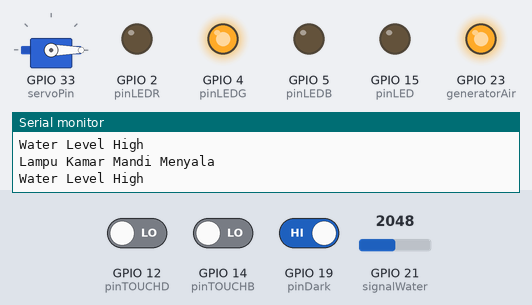
This sketch was run on a simulated ESP32. On the bench: servo, output pins drawn as LEDs (lit = HIGH), the last lines printed to the serial monitor. The inputs (shaded band) are chosen by the test bench; at power-on: GPIO 19 (pinDark) HIGH, GPIO 12 (pinTOUCHD) LOW, GPIO 14 (pinTOUCHB) LOW, GPIO 21 (signalWater) = 2048.

Above: at 8.5 s.
8.6 s: GPIO 19 (pinDark) driven LOW
At 12.0 s:
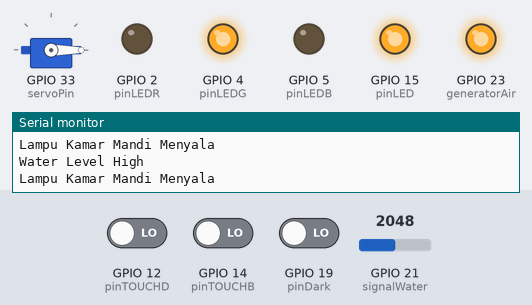
15.9 s: GPIO 19 (pinDark) driven HIGH
At 19.4 s:
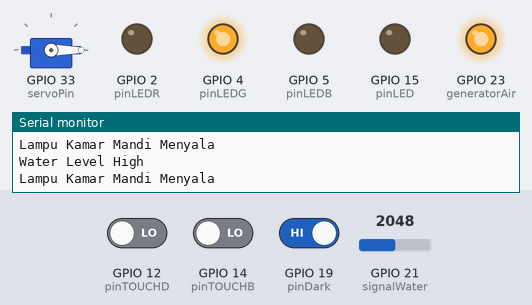
23.2 s: GPIO 12 (pinTOUCHD) driven HIGH and GPIO 14 (pinTOUCHB) driven HIGH
At 26.7 s:
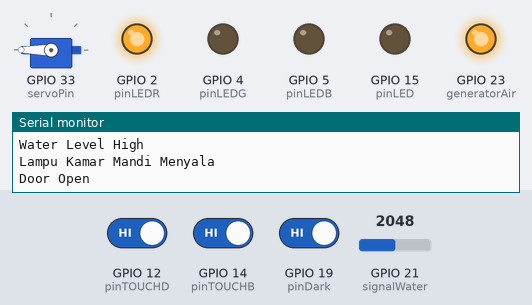
37.2 s: GPIO 19 (pinDark) driven LOW
At 50.6 s:
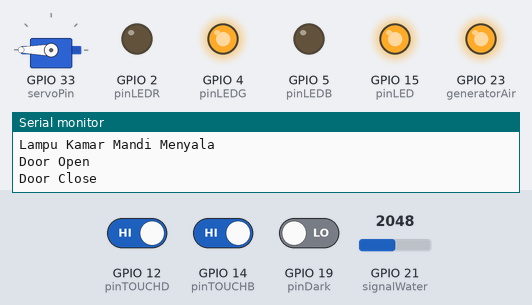
51.2 s: GPIO 12 (pinTOUCHD) driven LOW
At 52.2 s:
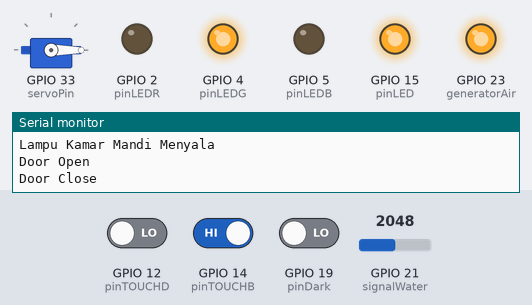
Timing chart, 0 to 54.2 s (numbered marks = the images above; inputs shaded):
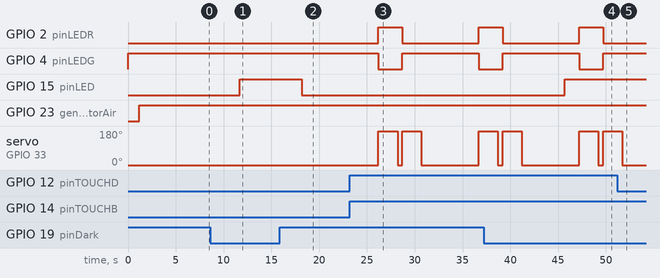

The sketch:

prjk5.ino
```cpp
#include <ESP32Servo.h>

//pin servo
#define servoPin 33

//pin sensor water
#define signalWater 21

//pin generator water
#define generatorAir 23

//pin led penanda
#define pinLED 15
#define pinLEDG 4
#define pinLEDR 2
#define pinLEDB 5

//pin touch sensor
#define pinTOUCHD 12
#define pinTOUCHB 14

//pin dark sensor
#define pinDark 19


//variable penentu
int status = 0;
int doorOpen = 0;
int servoAngle = 0;
int statusTouchD = LOW;
int statusTouchB = HIGH;
int STATUSLED = LOW;
int STATUSLEDB = LOW;
int STATUSLEDG = HIGH;
int STATUSLEDR = LOW;
int STATUSGENERATORAIR = LOW;


//definition
int currentState;
int previousState;
int waterLevel;
int drakState;

Servo myservo;


void setup() {
  Serial.begin(9600);
  Serial.println("hello word");
  //SERVP SETUP
  pinMode(servoPin, OUTPUT);
  myservo.attach(servoPin);
  myservo.write(0);
  //WATER LEVEL SETUP
  pinMode(signalWater, INPUT);
  //GENERATOR AIR SETUP
  pinMode(generatorAir, OUTPUT);
  digitalWrite(generatorAir, STATUSGENERATORAIR);
  //LED SETUP
  pinMode(pinLED, OUTPUT);
  pinMode(pinLEDG, OUTPUT);
  pinMode(pinLEDR, OUTPUT);
  pinMode(pinLEDB, OUTPUT);
  //TOUCH SENSOR SETUP
  pinMode(pinTOUCHD, INPUT);
  pinMode(pinTOUCHB, INPUT);
  //darkSensor setup
  pinMode(pinDark, INPUT);
}

void loop() {
  //LED definition programs
  digitalWrite(pinLED, STATUSLED);
  digitalWrite(pinLEDG, STATUSLEDR);
  digitalWrite(pinLEDG, STATUSLEDG);
  digitalWrite(pinLEDB, STATUSLEDB);
  delay(200);

  currentState = digitalRead(pinTOUCHD);
  if(doorOpen == 0 && statusTouchD == LOW && currentState == HIGH) {
    if(STATUSLEDG == HIGH) {
      doorOpen = 1;
      STATUSLEDG = LOW;
      STATUSLEDR = HIGH;
    }
    Serial.println("Door Open");
    myservo.write(180);
    digitalWrite(pinLEDG, STATUSLEDG);
    digitalWrite(pinLEDR, STATUSLEDR);
    delay(2000);
    myservo.write(0);
    statusTouchD = HIGH;
    statusTouchB = LOW;
  }

  delay(500);

  previousState = digitalRead(pinTOUCHB);
  if(doorOpen == 1 && statusTouchB == LOW && previousState == HIGH){
    if(STATUSLEDR == HIGH) {
      doorOpen = 0;
      STATUSLEDR = LOW;
      STATUSLEDG = HIGH;
    }
    Serial.println("Door Close");
    myservo.write(180);
    digitalWrite(pinLEDG, STATUSLEDG);
    digitalWrite(pinLEDR, STATUSLEDR);
    delay(2000);
    myservo.write(0);
    statusTouchB = HIGH;
    statusTouchD = LOW;
  }

  delay(500);

  waterLevel = analogRead(signalWater);
  if(waterLevel < 2300) {
    Serial.println("Water Level High");
    STATUSGENERATORAIR = HIGH;
    digitalWrite(generatorAir, STATUSGENERATORAIR);
    delay(3000);
    if(waterLevel > 2300){
      STATUSGENERATORAIR = LOW;
      digitalWrite(generatorAir, STATUSGENERATORAIR);
    }
    delay(500);
  }

  delay(500);

  drakState = digitalRead(pinDark);
  if(drakState == LOW) {
    Serial.println("Lampu Kamar Mandi Menyala");
    STATUSLED = HIGH;
    digitalWrite(pinLED, STATUSLED);
    delay(800);
  }

  if(drakState == HIGH) {
    Serial.println("Lampu Kamar Mandi Menyala");
    STATUSLED = LOW;
    digitalWrite(pinLED, STATUSLED);
    delay(800);
  }

  Serial.println("");
  delay(500);

}
```

Measured:
- after the input at 8.6 s, GPIO 15 (pinLED): LOW → HIGH after 3.1 s
- after the input at 15.9 s, GPIO 15 (pinLED): HIGH → LOW after 2.3 s
- after the input at 23.2 s, GPIO 2 (pinLEDR): LOW → HIGH after 3.0 s, → LOW 2.5 s later, → HIGH 8.0 s later; GPIO 4 (pinLEDG): HIGH → LOW after 3.0 s, → HIGH 2.5 s later, → LOW 8.0 s later; servo on GPIO 33 (servoPin): goes 180° 2.0 s, 0° 0.50 s, 180° 2.0 s, 0° 6.0 s, then 180°, starting after 3.0 s
- after the input at 37.2 s, GPIO 15 (pinLED): LOW → HIGH after 8.5 s
- after the input at 51.2 s, GPIO 2 (pinLEDR): stays LOW (without the input it goes to HIGH after 6.5 s); GPIO 4 (pinLEDG): stays HIGH (without the input it goes to LOW after 6.5 s); servo on GPIO 33 (servoPin): goes on until 51.7 s, then stays 0°
